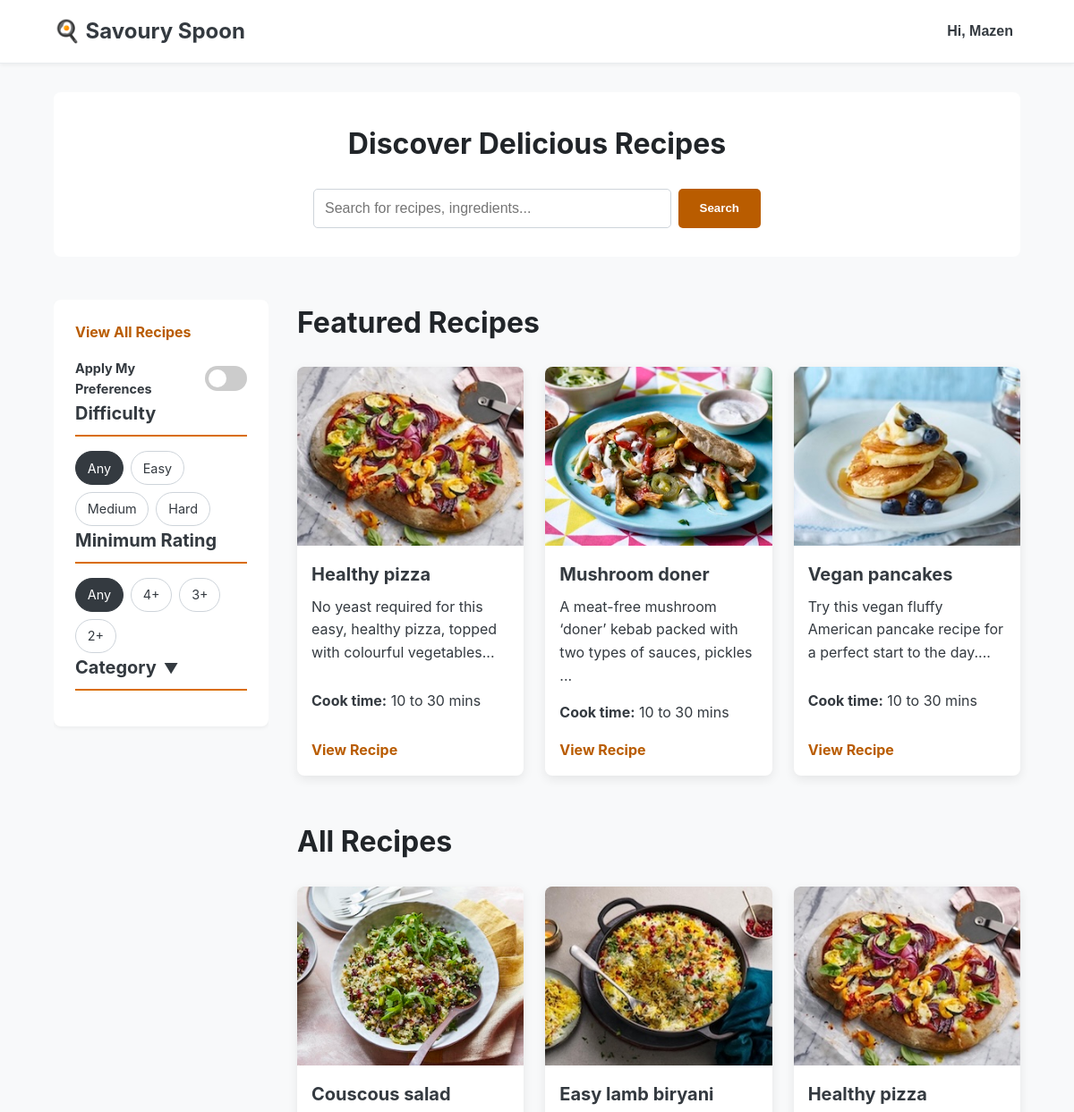
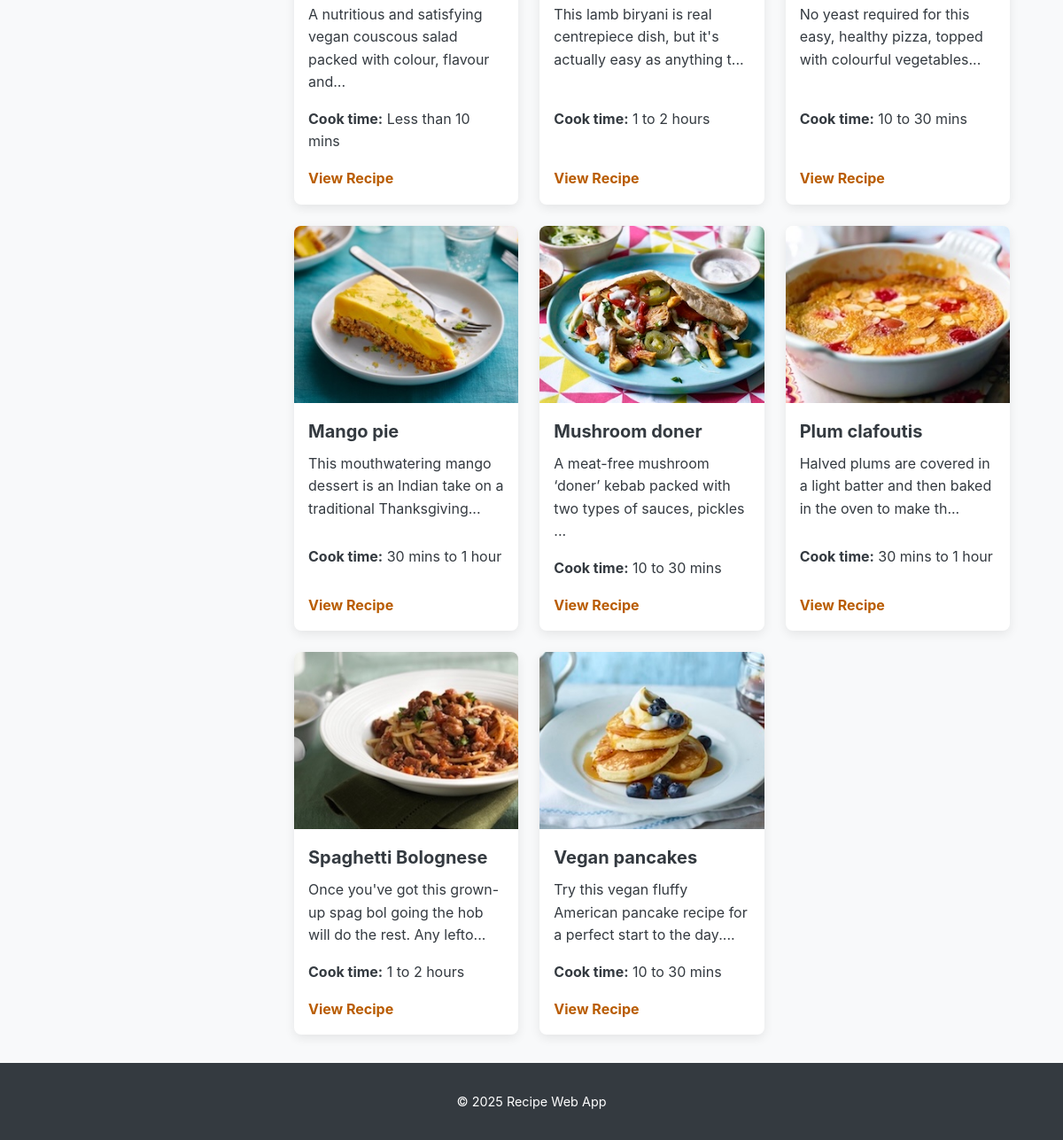
/ (signed in), run on the app's committed database (2 pictures, top to bottom).
### tables this page shows
CREATE TABLE `users` (
  `id` int(11) NOT NULL AUTO_INCREMENT,
  `name` varchar(100) NOT NULL,
  `email` varchar(255) NOT NULL,
  `password_hash` varchar(255) NOT NULL,
  `created_at` timestamp NOT NULL DEFAULT current_timestamp(),
  PRIMARY KEY (`id`),
  UNIQUE KEY `email` (`email`)
);

CREATE TABLE `recipes` (
  `id` int(11) NOT NULL AUTO_INCREMENT,
  `title` varchar(200) NOT NULL,
  `summary` text DEFAULT NULL,
  `difficulty` enum('Easy','Medium','Hard') DEFAULT 'Easy',
  `prep_time` varchar(50) DEFAULT NULL,
  `cook_time` varchar(50) DEFAULT NULL,
  `image_url` varchar(255) DEFAULT NULL,
  PRIMARY KEY (`id`),
  FULLTEXT KEY `ft_recipes_title_summary` (`title`,`summary`)
);

### src/config.php (called while the page is built, shortened)
<?php
$env = getenv('APP_ENV') ?: 'dev';
$dbHost    = getenv('DB_HOST') ?: '127.0.0.1';
$dbPort    = (int) (getenv('DB_PORT') ?: 3306);
$dbName    = getenv('DB_NAME') ?: 'Recipe_web_app';
$dbUser    = getenv('DB_USER') ?: 'root';
$dbPass    = getenv('DB_PASS') ?: '';
$dbCharset = 'utf8mb4';
$baseFromEnv = getenv('APP_BASE_URL');
if ($baseFromEnv !== false && $baseFromEnv !== '') {
    $baseUrl = rtrim($baseFromEnv, '/');
} else {
    $scriptName     = $_SERVER['SCRIPT_NAME'] ?? '';
    $detected = rtrim(dirname($scriptName), '/\\');
    $baseUrl = str_replace('/public', '', $detected);
}
$forceSecureCookies = (bool) (getenv('FORCE_SECURE_COOKIES') ?: false);
return [
    'env' => $env,
    'db'  => [
        'host'    => $dbHost,
        'port'    => $dbPort,
        'name'    => $dbName,
        'user'    => $dbUser,
        'pass'    => $dbPass,
        'charset' => $dbCharset,
    ],
    'app' => [
        'base_url'            => $baseUrl,
        'force_secure_cookies'=> $forceSecureCookies,
    ],
];

### src/includes/utils.php (called while the page is built, shortened)
<?php
function e(string $s): string { return htmlspecialchars($s, ENT_QUOTES, 'UTF-8'); }

### src/includes/auth.php (called while the page is built, shortened)
<?php
function current_user_id(): ?int {
    return $_SESSION['user_id'] ?? null;
}

### public/index.php (the view, shortened to what this page needs)
<?php
require_once __DIR__ . '/../src/includes/header.php';
$featured_stmt = $pdo->query("SELECT id, title, summary, cook_time, image_url FROM recipes ORDER BY RAND() LIMIT 3");
$featured_recipes = $featured_stmt->fetchAll();
$all_recipes_stmt = $pdo->query("SELECT id, title, summary, cook_time, image_url FROM recipes ORDER BY title ASC");
$all_recipes = $all_recipes_stmt->fetchAll();
?>
<section class="hero">
    <h2>Discover Delicious Recipes</h2>
    <form action="results.php" method="get" class="search-bar">
        <input type="text" name="q" placeholder="Search for recipes, ingredients...">
        <button type="submit">Search</button>
    </form>
</section>
<div class="main-layout">
    <?php require_once __DIR__ . '/../src/includes/sidebar.php'; ?>
    <div class="content-area">
        <section class="featured">
            <h2>Featured Recipes</h2>
            <div class="recipe-grid">
                <?php foreach ($featured_recipes as $recipe): ?>
                    <article class="recipe-card">
                        <?php if (!empty($recipe['image_url'])):
                            $thumb_url = str_replace('.jpg', '_thumb.jpg', $recipe['image_url']);
                        ?>
                            <img src="<?= e($base_url . '/public' . $thumb_url) ?>" alt="<?= e($recipe['title']) ?>" class="recipe-card-image" width="400" height="225" fetchpriority="high">
                        <?php endif; ?>
                        <div class="recipe-card-content">
                            <h3><?= e($recipe['title']) ?></h3>
                            <p><?= e(substr($recipe['summary'] ?? '', 0, 80)) ?>...</p>
                            <p class="recipe-card-time"><strong>Cook time:</strong> <?= e($recipe['cook_time']) ?></p>
                            <a href="recipe.php?id=<?= e((string)$recipe['id']) ?>" class="button-link">View Recipe</a>
                        </div>
                    </article>
                <?php endforeach; ?>
            </div>
        </section>
        <section class="all-recipes">
            <h2 class="section-title-spacing">All Recipes</h2>
            <div class="recipe-grid">
                <?php foreach ($all_recipes as $recipe): ?>
                    <article class="recipe-card">
                        <?php if (!empty($recipe['image_url'])):
                            $thumb_url = str_replace('.jpg', '_thumb.jpg', $recipe['image_url']);
                        ?>
                            <img src="<?= e($base_url . '/public' . $thumb_url) ?>" alt="<?= e($recipe['title']) ?>" class="recipe-card-image" loading="lazy" width="400" height="225">
                        <?php endif; ?>
                        <div class="recipe-card-content">
                            <h3><?= e($recipe['title']) ?></h3>
                            <p><?= e(substr($recipe['summary'] ?? '', 0, 80)) ?>...</p>
                            <p class="recipe-card-time"><strong>Cook time:</strong> <?= e($recipe['cook_time']) ?></p>
                            <a href="recipe.php?id=<?= e((string)$recipe['id']) ?>" class="button-link">View Recipe</a>
                        </div>
                    </article>
                <?php endforeach; ?>
            </div>
        </section>
    </div>
</div>
<?php require_once __DIR__ . '/../src/includes/footer.php'; ?>

### src/includes/header.php (shortened to what this page needs)
<?php
require_once __DIR__ . '/auth.php';
require_once __DIR__ . '/utils.php';
require_once __DIR__ . '/db.php';
$cfg = require __DIR__ . '/../config.php';
$base_url = e($cfg['app']['base_url'] ?? '');
$current_user_id = current_user_id();
$current_user_name = null;
if ($current_user_id) {
    try {
        $stmt = $pdo->prepare("SELECT name FROM users WHERE id = ?");
        $stmt->execute([$current_user_id]);
        $user = $stmt->fetch();
        if ($user) {
            $current_user_name = $user['name'];
        }
    } catch (PDOException $e) {  }
}
?>
<!doctype html>
<html lang="en-GB">
<head>
    <link rel="stylesheet" href="<?= $base_url ?>/public/assets/css/style.css">
</head>
<body>
<header class="site-header">
    <div class="container header-container">
        <a class="brand" href="<?= $base_url ?>/public/index.php">🍳 Savoury Spoon</a>
        <nav id="primary-navigation" class="primary-navigation">
            <?php if ($current_user_id && $current_user_name): ?>
                <div class="user-menu">
                    <button class="user-menu-button" aria-haspopup="true" aria-expanded="false">
                        Hi, <?= e(explode(' ', $current_user_name)[0]) ?>
                    </button>
                </div>
            <?php endif; ?>
        </nav>
    </div>
</header>
<main id="main" class="container" tabindex="-1">

### public/assets/css/style.css (style rules this page uses)
* { margin: 0; padding: 0; box-sizing: border-box; }
body { font-family: -apple-system, BlinkMacSystemFont, "Segoe UI", Roboto, Helvetica, Arial, sans-serif, "Apple Color Emoji", "Segoe UI Emoji", "Segoe UI Symbol"; line-height: 1.6; background: #f8f9fa; color: #343a40; display: flex; flex-direction: column; min-height: 100vh; }
.container { width: 90%; max-width: 1200px; margin: 0 auto; }
.site-header { background: #fff; padding: 1rem 0; box-shadow: 0 2px 4px rgba(0, 0, 0, 0.05); border-bottom: 1px solid #e9ecef; position: sticky; top: 0; z-index: 100; }
.header-container { display: flex; justify-content: space-between; align-items: center; }
.brand { font-size: 1.5rem; font-weight: bold; color: #343a40; text-decoration: none; transition: color 0.2s; }
.primary-navigation { display: flex; align-items: center; }
.user-menu { position: relative; }
.user-menu-button { background: none; border: none; font-size: 1rem; font-weight: 600; color: #343a40; cursor: pointer; padding: 0.5rem; }
main { flex: 1; padding: 2rem 0; }
h2 { margin-bottom: 1.5rem; color: #212529; font-size: 2rem; }
.hero { text-align: center; margin-bottom: 3rem; padding: 2rem 1rem; background: #fff; border-radius: 8px; }
.search-bar { display: flex; justify-content: center; gap: 0.5rem; max-width: 500px; margin: 0 auto; }
.search-bar input { padding: 0.75rem; flex: 1; border: 1px solid #ced4da; border-radius: 5px; font-size: 1rem; }
.search-bar button { padding: 0.75rem 1.5rem; border: none; background: #B95C00; color: #fff; font-weight: bold; border-radius: 5px; cursor: pointer; transition: background 0.3s; }
.main-layout { display: grid; grid-template-columns: 1fr; gap: 2rem; }
@media (min-width: 900px) { .main-layout { grid-template-columns: 240px 1fr; } }
.recipe-grid { display: grid; grid-template-columns: 1fr; gap: 1.5rem; }
@media (min-width: 600px) { .recipe-grid { grid-template-columns: repeat(2, 1fr); } }
@media (min-width: 1024px) { .recipe-grid { grid-template-columns: repeat(3, 1fr); } }
.recipe-card { background: #fff; border-radius: 8px; box-shadow: 0 4px 12px rgba(0, 0, 0, 0.08); transition: transform 0.2s, box-shadow 0.2s; display: flex; flex-direction: column; }
.recipe-card-image { width: 100%; height: 200px; object-fit: cover; border-top-left-radius: 8px; border-top-right-radius: 8px; }
.recipe-card-content { padding: 1rem; flex-grow: 1; display: flex; flex-direction: column; }
.recipe-card h3 { margin-bottom: 0.5rem; font-size: 1.25rem; }
.recipe-card p { flex-grow: 1; margin-bottom: 1rem; }
.button-link { display: inline-block; margin-top: auto; color: #B95C00; font-weight: bold; text-decoration: none; }
.section-title-spacing { margin-top: 3rem; }

### data on the page
users: name "Mazen"
recipes: shows a picture, title "Healthy pizza", summary "No yeast required for this easy, healthy pizza, topped with colourful vegetables", cook_time "10 to 30 mins"
recipes: shows a picture, title "Mushroom doner", summary "A meat-free mushroom ‘doner’ kebab packed with two types of sauces, pickles", cook_time "10 to 30 mins"
recipes: shows a picture, title "Vegan pancakes", summary "Try this vegan fluffy American pancake recipe for a perfect start to the day.", cook_time "10 to 30 mins"
recipes: shows a picture, title "Couscous salad", summary "A nutritious and satisfying vegan couscous salad packed with colour, flavour and", cook_time "Less than 10 mins"
recipes: shows a picture, title "Easy lamb biryani", summary "This lamb biryani is real centrepiece dish, but it's actually easy as anything t", cook_time "1 to 2 hours"
recipes: shows a picture, title "Mango pie", summary "This mouthwatering mango dessert is an Indian take on a traditional Thanksgiving", cook_time "30 mins to 1 hour"
recipes: shows a picture, title "Plum clafoutis", summary "Halved plums are covered in a light batter and then baked in the oven to make th", cook_time "30 mins to 1 hour"
recipes: shows a picture, title "Spaghetti Bolognese", summary "Once you've got this grown-up spag bol going the hob will do the rest. Any lefto", cook_time "1 to 2 hours"
